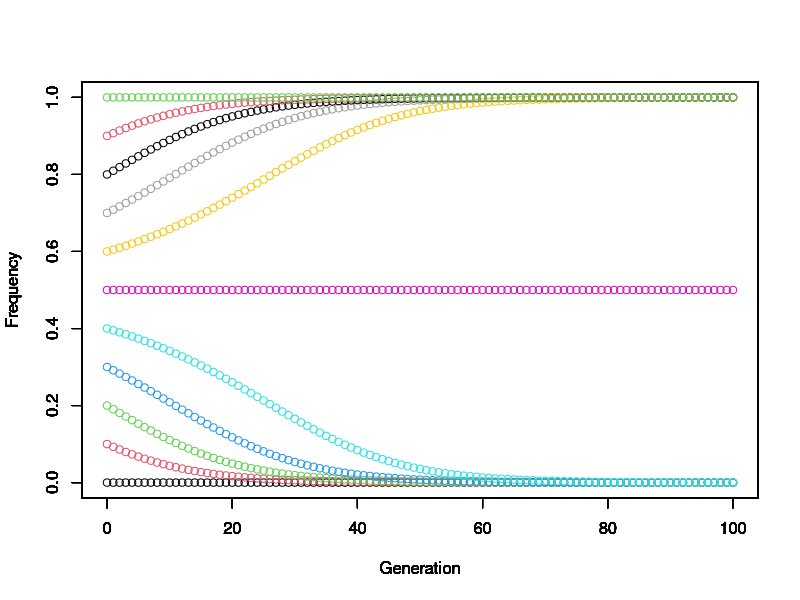
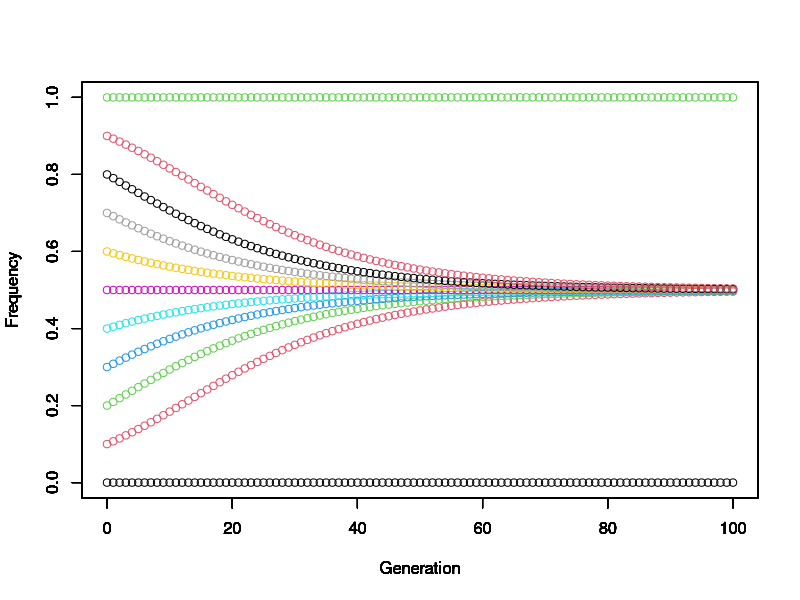

Here is the R script that generated these plots, in order:
## ---- chunk 1
knitr::opts_chunk$set(echo = TRUE)
## ---- chunk 2
conformist_plot <- function(p0,D) {
# ここに関数のボディを書く
  gn <- 100
  p <- matrix(nrow=length(p0),ncol=gn+1)
  p[,1] <- p0
  for(t in 1:gn) {
    p[,t+1] <- p[,t] + D*p[,t]*(1-p[,t])*(2*p[,t]-1)    
  }
  for(i in 1:length(p0)) {
    plot(0:gn,p[i,],col=i,xlim=c(0,gn),ylim=c(0,1),xlab='Generation',ylab='Frequency')
    par(new=T)
  }
  par(new=F)
}

## ---- chunk 3
# ここにコードを書く
p0 <- seq(0,1,0.1)
conformist_plot(p0,0.1)
## ---- chunk 4
# ここにコードを書く
conformist_plot(p0,-0.1)
